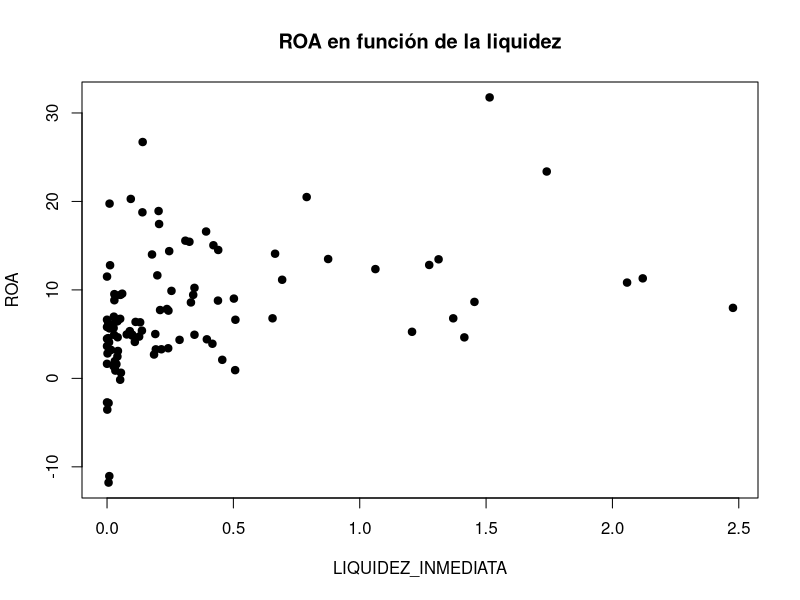
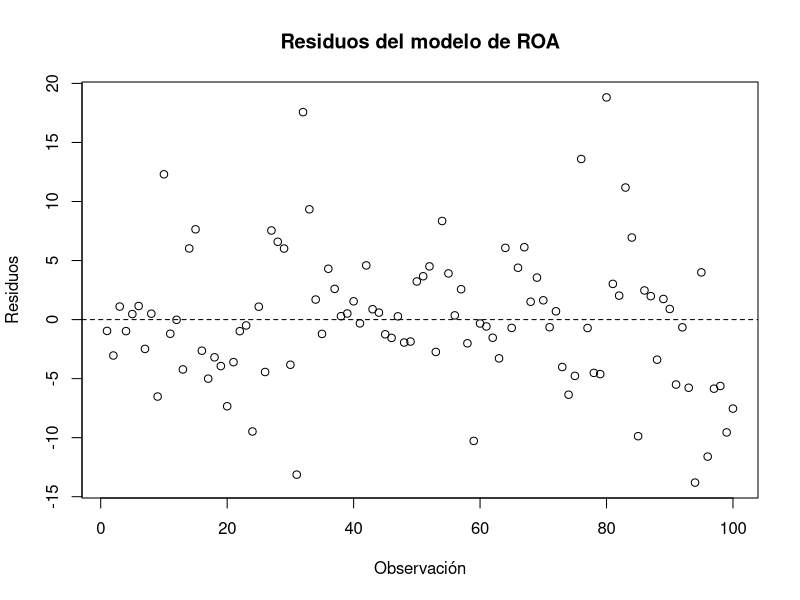
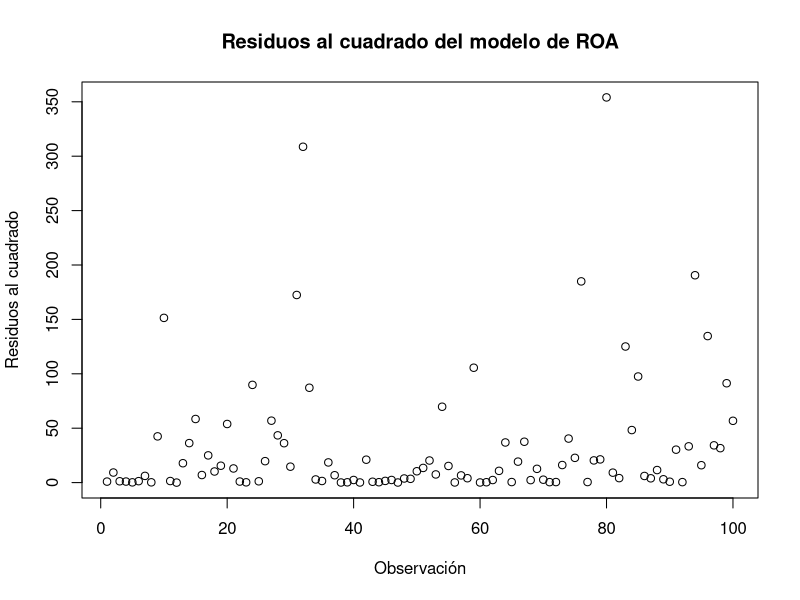
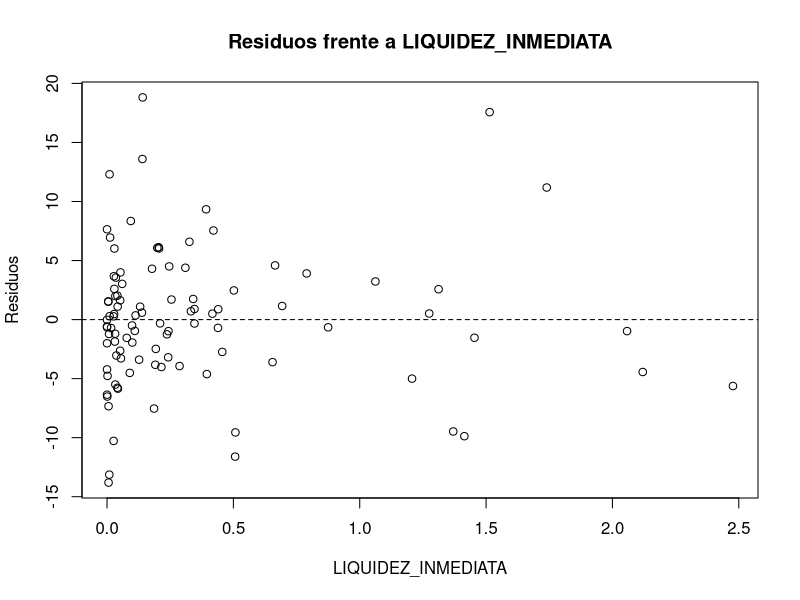
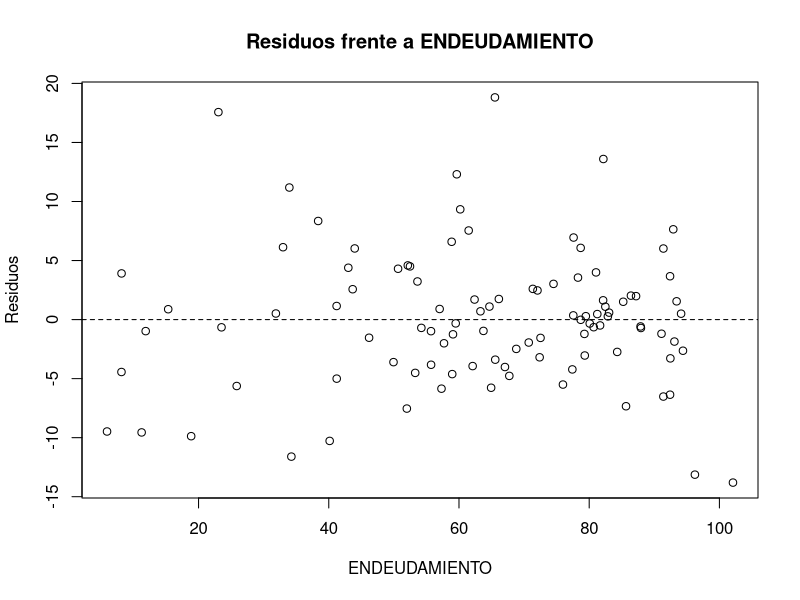
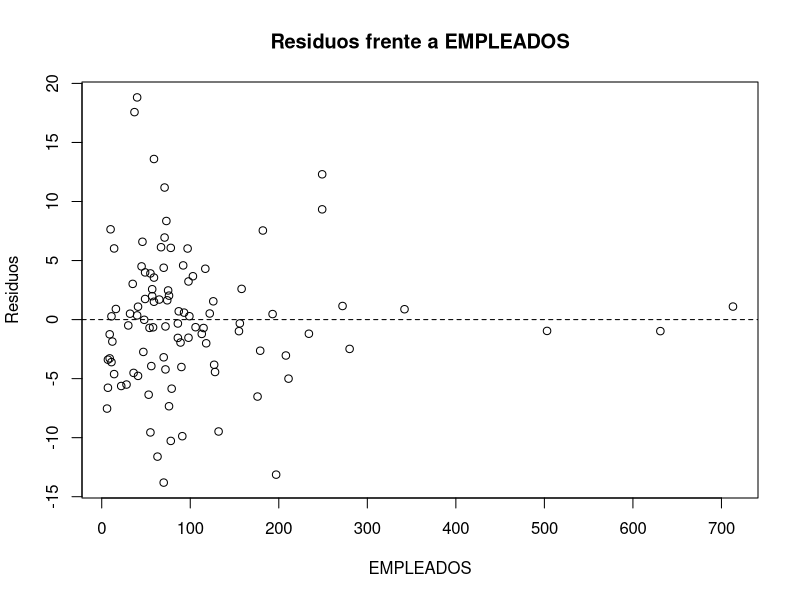

Recreate these plots in R, in order. (Note: this script raises an error after producing the figures.)
## ---- chunk 1
#| include: false
library(readxl)
library(dplyr)
library(ggplot2)
library(car)
library(sandwich)
library(lmtest)

datos <- read_excel("data/BD_SABI.xlsx", sheet = "Datos")
modelo_roa <- lm(
  ROA ~ LIQUIDEZ_INMEDIATA + ENDEUDAMIENTO + EMPLEADOS,
  data = datos
)
## ---- chunk 2
datos <- read_excel("data/BD_SABI.xlsx", sheet = "Datos")
plot(datos$LIQUIDEZ_INMEDIATA, datos$ROA,
     xlab = "LIQUIDEZ_INMEDIATA",
     ylab = "ROA",
     main = "ROA en función de la liquidez",
     pch = 19)
## ---- chunk 3
plot(residuals(modelo_roa),
     type = "p",
     xlab = "Observación",
     ylab = "Residuos",
     main = "Residuos del modelo de ROA")
abline(h = 0, lty = 2)
## ---- chunk 4
plot(residuals(modelo_roa)^2,
     type = "p",
     xlab = "Observación",
     ylab = "Residuos al cuadrado",
     main = "Residuos al cuadrado del modelo de ROA")
## ---- chunk 5
plot(datos$LIQUIDEZ_INMEDIATA,
     residuals(modelo_roa),
     xlab = "LIQUIDEZ_INMEDIATA",
     ylab = "Residuos",
     main = "Residuos frente a LIQUIDEZ_INMEDIATA")
abline(h = 0, lty = 2)
## ---- chunk 6
plot(datos$ENDEUDAMIENTO,
     residuals(modelo_roa),
     xlab = "ENDEUDAMIENTO",
     ylab = "Residuos",
     main = "Residuos frente a ENDEUDAMIENTO")
abline(h = 0, lty = 2)
## ---- chunk 7
plot(datos$EMPLEADOS,
     residuals(modelo_roa),
     xlab = "EMPLEADOS",
     ylab = "Residuos",
     main = "Residuos frente a EMPLEADOS")
abline(h = 0, lty = 2)
## ---- chunk 8
modelo_roa=lm(ROA~ENDEUDAMIENTO+LIQUIDEZ_INMEDIATA,data=datos)
gqtest(modelo_roa, order.by = ~ datos$LIQUIDEZ_INMEDIATA)
## ---- chunk 9
gqtest(modelo_roa, order.by = ~ datos$ENDEUDAMIENTO)
## ---- chunk 10
bptest(modelo_roa, studentize = FALSE)
## ---- chunk 11
bptest(modelo_roa, studentize = FALSE)
## ---- chunk 12
bptest(modelo_roa)
## ---- chunk 13
bptest(modelo_roa,
       varformula = ~ datos$LIQUIDEZ_INMEDIATA + datos$ENDEUDAMIENTO + datos$EMPLEADOS)
## ---- chunk 14
res <- residuals(modelo_roa)

modelo_glejser <- lm(abs(res) ~ LIQUIDEZ_INMEDIATA,
                     data = datos)

summary(modelo_glejser)
## ---- chunk 15
modelo_glejser_2 <- lm(abs(res) ~ I(LIQUIDEZ_INMEDIATA^2), data = datos)
summary(modelo_glejser_2)
## ---- chunk 16
modelo_glejser_4 <- lm(abs(res) ~ I(sqrt(LIQUIDEZ_INMEDIATA)),
                        data = datos)
summary(modelo_glejser_4)
## ---- chunk 17
datos$ROA_t <- datos$ROA / datos$LIQUIDEZ_INMEDIATA
datos$inv_LIQ <- 1 / datos$LIQUIDEZ_INMEDIATA
datos$LIQ_t <- datos$LIQUIDEZ_INMEDIATA / datos$LIQUIDEZ_INMEDIATA
datos$ENDEUD_t <- datos$ENDEUDAMIENTO / datos$LIQUIDEZ_INMEDIATA
datos$EMP_t <- datos$EMPLEADOS / datos$LIQUIDEZ_INMEDIATA
## ---- chunk 18
modelo_mcp <- lm(
  ROA_t ~ inv_LIQ + LIQ_t+ENDEUD_t -1,
  data = datos
)

summary(modelo_mcp)
## ---- chunk 19
modelo_roa <- lm(
  ROA ~ LIQUIDEZ_INMEDIATA + ENDEUDAMIENTO + EMPLEADOS,
  data = datos
)
## ---- chunk 20


coeftest(
  modelo_roa,
  vcov = vcov(modelo_roa, type = "hc1")
)
## ---- chunk 21
# salario
S <- c(14569.13, 14571.53, 13870.92, 14321.28, 14488.73, 14571.73,
  14068.76, 14703.11, 14364.63, 14323.33, 14239.84, 14021.30,
  14153.04, 14366.17, 14215.82, 14620.05, 14739.26, 14551.69,
  14266.52, 14549.63, 14013.41, 14049.51, 14203.11, 14321.79,
  13729.50, 13756.51, 14148.11, 14078.94, 14508.55, 14569.97,
  14315.78, 14307.20, 14626.97, 14027.75, 14520.66, 14089.13,
  14101.24, 13877.94, 14316.77, 14227.52, 13985.09, 14548.62,
  14125.99, 14082.59, 14298.87, 14469.46, 13944.54, 14159.60,
  14218.51, 13988.07, 14540.13, 14288.31, 14129.07, 14272.85,
  13917.66, 13887.06, 14087.48, 14417.79, 14043.38, 14236.98
)

# experiencia
Ex <- c(58.00, 64.88, 28.00, 46.69, 57.63, 60.85, 54.21, 62.22, 50.75, 53.24,
  49.70, 37.80, 39.96, 51.61, 42.49, 60.08, 60.28, 65.09, 47.75, 61.15,
  39.39, 40.25, 48.77, 50.67, 32.81, 31.56, 51.37, 39.81, 59.48, 51.75,
  50.92, 49.98, 56.51, 46.55, 58.31, 43.00, 45.86, 41.54, 53.68, 48.34,
  39.81, 67.02, 44.54, 46.90, 51.74, 64.60, 46.59, 54.68, 48.94, 34.09,
  55.52, 57.70, 45.72, 47.85, 33.74, 33.53, 44.28, 53.95, 43.54, 50.77
)

# horas trabajadas 
ht <- c(2006.60, 2007.59, 1988.84, 2001.91, 1999.31, 2007.45, 1995.39, 2007.20,
  2000.16, 1999.14, 1995.49, 1992.19, 1992.26, 2000.30, 1992.06, 2006.39,
  2001.44, 2006.43, 1996.61, 2009.29, 1988.48, 1992.41, 2002.21, 1997.36,
  1985.68, 1989.86, 1998.93, 1996.17, 2001.37, 2000.67, 2001.74, 2002.40,
  1999.14, 2001.76, 2000.79, 1990.41, 1993.77, 1994.94, 2000.09, 1999.60,
  1995.08, 2009.48, 1995.29, 2003.20, 1992.97, 2001.58, 1995.60, 1997.66,
  1990.34, 1987.81, 1999.74, 1995.50, 1999.49, 2002.08, 1994.11, 1988.42,
  1996.43, 1997.68, 1996.21, 1997.37
)

# educacion 
Ed <- c(
  5.46, 4.25, 6.45, 6.12, 6.78, 2.23, 1.89, 5.45, 3.88, 5.44,
  5.28, 5.09, 6.27, 5.69, 5.56, 3.37, 7.56, 5.00, 6.57, 5.32,
  6.83, 5.05, 5.15, 5.02, 3.67, 3.88, 4.56, 4.61, 3.23, 8.00,
  3.23, 4.31, 8.00, 3.74, 6.03, 5.86, 4.47, 2.51, 2.32, 4.79,
  5.47, 1.50, 5.04, 3.75, 6.23, 5.08, 3.52, 4.12, 4.88, 6.96,
  8.00, 5.39, 5.01, 5.94, 4.87, 5.94, 5.55, 4.94, 3.67, 5.20
)

# género
g <- c(0, 0, 0, 0, 0, 0, 0, 0, 0, 0, 0, 0,
  0, 0, 1, 1, 1, 1, 0, 0, 0, 0, 0, 0,
  0, 0, 0, 0, 0, 0, 0, 0, 0, 0, 0, 0,
  0, 0, 0, 0, 0, 0, 0, 0, 0, 0, 0, 0,
  0, 0, 0, 0, 0, 0, 0, 0, 0, 0, 0, 0
)

datos = data.frame(S, Ex, ht, Ed, g)
# colnames(datos) = c("Salario (S)", "Experiencia (Ex)", "Horas trabajadas (ht)", "Educación (Ed)", "Género (g)")

kable(datos, align="c")
## ---- chunk 22
modelo=lm(S~Ex+ht+Ed+g, data=datos)
summary(modelo)
## ---- chunk 23
X = model.matrix(modelo)
RdetR(X, dummy=TRUE, pos=5) # se elimina del análisis la variable binaria
VIF(X, dummy=TRUE, pos=5)   # se elimina del análisis la variable binaria
CNs(X)
CVs(X)
## ---- chunk 24
S = datos$S
Ex = datos$Ex
ht = datos$ht - mean(datos$ht)
Ed = datos$Ed
g = datos$g
modelo_c=lm(S~Ex+ht+Ed+g)
summary(modelo_c)

X = model.matrix(modelo_c)
RdetR(X, dummy=TRUE, pos=5) # se elimina del análisis la variable binaria
VIF(X, dummy=TRUE, pos=5)   # se elimina del análisis la variable binaria
CNs(X)
CVs(X)
## ---- chunk 25
summary(modelo_c)
## ---- chunk 26
e <- resid(modelo_c)
e2 = e^2
plot(e2, xlab="Observaciones", ylab="Residuos al cuadrado", col="red", lwd=2)
abline(h=0, col="black")

plot(Ex, e2, xlab="Experiencia", ylab="Residuos al cuadrado", col="red", lwd=2)
abline(h=0, col="black")

plot(ht, e2, xlab="Horas trabajadas", ylab="Residuos al cuadrado", col="red", lwd=2)
abline(h=0, col="black")

plot(Ed, e2, xlab="Educación", ylab="Residuos al cuadrado", col="red", lwd=2)
abline(h=0, col="black")

plot(g, e2, xlab="Género", ylab="Residuos al cuadrado", col="red", lwd=2)
abline(h=0, col="black")
## ---- chunk 27
bptest(modelo_c) # librería 'lmtest'
## ---- chunk 28
qchisq(0.95, 14)
## ---- chunk 29
gqtest(modelo_c, order.by = ~Ex, fraction = 0.33)
gqtest(modelo_c, order.by = ~ht, fraction = 0.33)
gqtest(modelo_c, order.by = ~Ed, fraction = 0.33)
## ---- chunk 30
coeftest(modelo_c, vcov = hccm(modelo, type = "hc1"))
## ---- chunk 31
export_summs(modelo, modelo_c, modelo_c, robust = list(FALSE, FALSE, "HC1"), model.names = c("  Original  ", "  CENTRADO  ", "  CENTRADO Robusto  "), number_format = "%.3f")
## ---- chunk 32
mean(datos$ht)
## ---- chunk 33
R = c(23.383, 12.789, 4.634, 9.017, 6.414, 4.724, 9.438, 10.233, 0.877, 13.491, 
      2.469, -11.781, 9.435, 0.93, 3.098, 7.969, 6.626, 2.696) # Rentabilidad
L = c(1.74, 0.012, 1.414, 0.502, 0.033, 0.127, 0.341, 0.346, 0.033, 0.875, 0.041, 
      0.006, 0.053, 0.507, 0.043, 2.477, 0.508, 0.186) # Liquidez
E = c(33.947, 77.601, 18.866, 72.055, 87.198, 65.57, 66.124, 57.028, 75.969, 
      23.526, 64.938, 102.082, 81.047, 34.257, 57.313, 25.861, 11.257, 
      51.99) # Endeudamiento

datos = data.frame(R, L, E)
names(datos) = c("Rentabilidad (%)", "Liquidez (%)", "Endeudamiento (%)")
kable(datos, align="c")
## ---- chunk 34
datos = read.table("data/Ejercicio2 DATOS.csv", header=TRUE, sep=";")
# kable(datos, row.names = TRUE)

reg = lm(datos$CO~datos$NE+datos$OE+datos$G)
e = reg$residuals

plot(e, ylab="Residuos", xlab="Observación", col="red", lwd=2)
abline(h=0, col="black")

e2 = e^2
plot(e2, ylab="Residuos (al cuadrado)", xlab="Observación", col="red", lwd=2)
abline(h=0, col="black")

plot(datos$NE, e, ylab="Residuos", xlab="Calificación esperada", col="red", lwd=2)
abline(h=0, col="black")

plot(datos$OE, e, ylab="Residuos", xlab="Opción elegida", col="red", lwd=2)
abline(h=0, col="black")

plot(datos$G, e, ylab="Residuos", xlab="Género", col="red", lwd=2)
abline(h=0, col="black")

plot(datos$NE, e2, ylab="Residuos (al cuadrado)", xlab="Calificación esperada", col="red", lwd=2)
abline(h=0, col="black")

plot(datos$OE, e2, ylab="Residuos (al cuadrado)", xlab="Opción elegida", col="red", lwd=2)
abline(h=0, col="black")

plot(datos$G, e2, ylab="Residuos (al cuadrado)", xlab="Género", col="red", lwd=2)
abline(h=0, col="black")

# p-valor contraste de White =  0.653257
## ---- chunk 35
datos = read.table("data/Ejercicio3 DATOS.csv", header=TRUE, sep=";")
# kable(datos, row.names = TRUE)

reg = lm(datos$CO~datos$EC+datos$EO+datos$TT)
e = reg$residuals

plot(e, ylab="Residuos", xlab="Observación", col="red", lwd=2)
abline(h=0, col="black")

e2 = e^2
plot(e2, ylab="Residuos (al cuadrado)", xlab="Observación", col="red", lwd=2)
abline(h=0, col="black")

plot(datos$EC, e, ylab="Residuos", xlab="Ejercicio pizarra", col="red", lwd=2)
abline(h=0, col="black")

plot(datos$EO, e, ylab="Residuos", xlab="Ejercicio ordenador", col="red", lwd=2)
abline(h=0, col="black")

plot(datos$TT, e, ylab="Residuos", xlab="Exámen tipo test", col="red", lwd=2)
abline(h=0, col="black")

plot(datos$EC, e2, ylab="Residuos (al cuadrado)", xlab="Ejercicio pizarra", col="red", lwd=2)
abline(h=0, col="black")

plot(datos$EO, e2, ylab="Residuos (al cuadrado)", xlab="Ejercicio ordenador", col="red", lwd=2)
abline(h=0, col="black")

plot(datos$TT, e2, ylab="Residuos (al cuadrado)", xlab="Exámen tipo test", col="red", lwd=2)
abline(h=0, col="black")

# p-valor contraste de White =  0.572439
## ---- chunk 36
datos = read.table("data/Ejercicio6 DATOS.csv", header=TRUE, sep=";")
# kable(datos, row.names = TRUE)

reg = lm(datos$C~datos$R+datos$C+datos$H)
e = reg$residuals

e2 = e^2
plot(e2, ylab="Residuos (al cuadrado)", xlab="Observación", col="red", lwd=2)
abline(h=0, col="black")

plot(datos$R, e2, ylab="Residuos (al cuadrado)", xlab="Ingresos", col="red", lwd=2)
abline(h=0, col="black")

# p-valor contraste de White =  0.0311235
## ---- chunk 37
datos = read.table("data/Ejercicio11 DATOS.csv", header=TRUE, sep=";")
# kable(datos, row.names = TRUE)

reg = lm(datos$S~datos$E+datos$R+datos$H+datos$C) # p-valor contraste de White =  0.00120146
e = reg$residuals

e2 = e^2

plot(datos$E, e2, ylab="Residuos (al cuadrado)", xlab="Edad", col="red", lwd=2)
abline(h=0, col="black")

plot(datos$R, e2, ylab="Residuos (al cuadrado)", xlab="Raza", col="red", lwd=2)
abline(h=0, col="black")

plot(datos$H, e2, ylab="Residuos (al cuadrado)", xlab="Horas de trabajo", col="red", lwd=2)
abline(h=0, col="black")

plot(datos$C, e2, ylab="Residuos (al cuadrado)", xlab="Estado civil", col="red", lwd=2)
abline(h=0, col="black")
